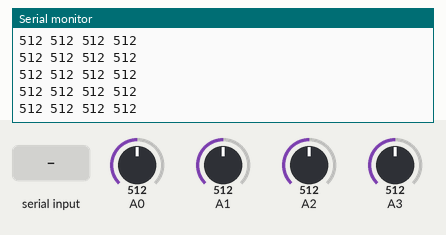
This sketch was run on a simulated Arduino Uno, built with avr-gcc and run on an emulated ATmega328P. Parts: the last lines printed to the serial monitor. The test bench sets the inputs (shaded band); at power-on: A0 = 512, A1 = 512, A2 = 512, A3 = 512.

Above: at 1.2 s.
1.3 s: A0 set to 716
At 1.33 s:
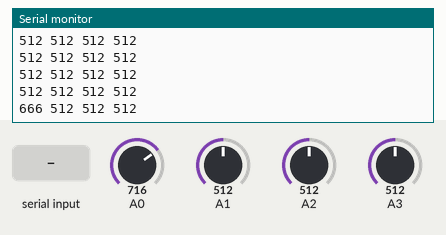
2.8 s: A1 set to 716
At 2.83 s:
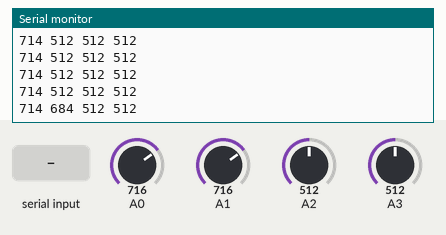
4.3 s: A2 set to 716
At 4.33 s:
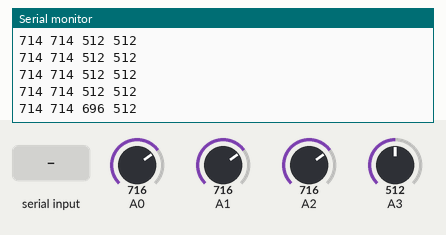
5.8 s: A3 set to 716
At 5.84 s:
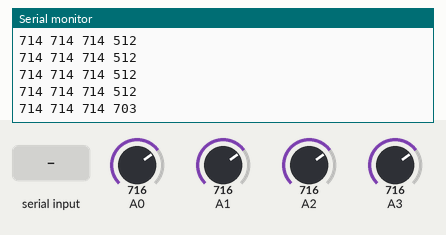
7.3 s: "1" received over the second serial link
8.8 s: "0" received over the second serial link
Timing chart, 0 to 11.3 s (numbered marks = the images above; inputs shaded):
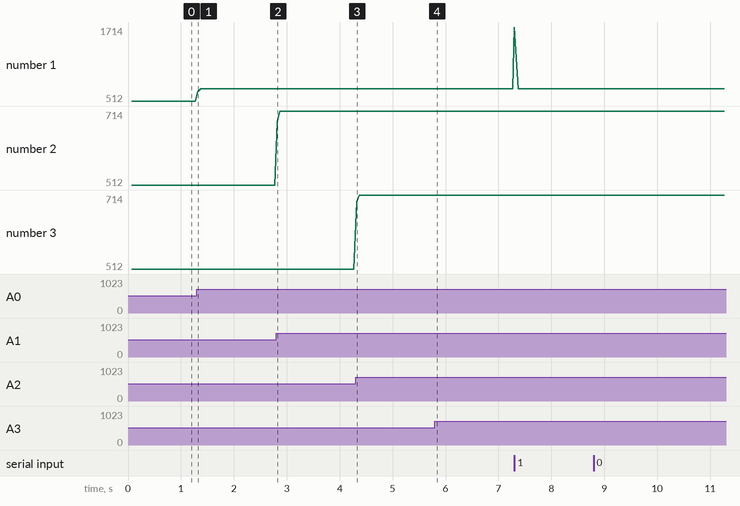

The sketch:

remoteArm.ino
```cpp
#include <Metro.h>
#include <AltSoftSerial.h>
#include <Streaming.h>

#define FRAME_START_BYTE 0xed
#define FRAME_END_BYTE 0xec

Metro reportMetro = Metro(50);
AltSoftSerial bluetooth; // Rx (8), Tx (9) (connect to bluetooth's Tx-O, Rx-I)


#define N_JOINTS 4
uint16_t jointVals[N_JOINTS];

// ADC prescalers
// from http://www.microsmart.co.za/technical/2014/03/01/advanced-arduino-adc/
const unsigned char PS_16 = (1 << ADPS2);
const unsigned char PS_32 = (1 << ADPS2) | (1 << ADPS0);
const unsigned char PS_64 = (1 << ADPS2) | (1 << ADPS1);
const unsigned char PS_128 = (1 << ADPS2) | (1 << ADPS1) | (1 << ADPS0);

void setup() {
  Serial.begin(9600);

  // Arduino ADC default prescaler is PS_128. Unset that and set our own.
  ADCSRA &= ~PS_128;
  ADCSRA |= PS_64;

  bluetooth.begin(9600);

  for (uint8_t i = 0; i < N_JOINTS; i++) {
    jointVals[i] = 0xffff;
  }

  Serial << "Ready!\n";
}

void sendValFrame(Stream &stream, uint16_t *vals, uint8_t numVals) {
  stream.write(FRAME_START_BYTE);
  for (uint8_t i = 0; i < numVals; i++) {
    stream.write((vals[i] >> 8) & 0xff);
    stream.write(vals[i] & 0xff);
    stream.write((vals[i] >> 8) & 0xff);
    stream.write(vals[i] & 0xff);
  }
  stream.write(FRAME_END_BYTE);
}

void loop() {
  for (uint8_t i = 0; i < N_JOINTS; i++) {
    if (jointVals[i] == 0xffff) {
      jointVals[i] = analogRead(i);
    } else {
      jointVals[i] = (jointVals[i] * 20 + (analogRead(i) * 12)) >> 5;
    }
  }

  if (reportMetro.check()) {
    sendValFrame(bluetooth, jointVals, N_JOINTS);
    for (uint8_t i = 0; i < N_JOINTS; i++) {
      Serial << jointVals[i] << " ";
    }
    Serial << endl;
  }

  while (bluetooth.available()) {
    Serial << (char)bluetooth.read();
  }

  while (Serial.available()) {
    bluetooth << (char)Serial.read();
  }
}
```

Measured:
- after the input at 1.3 s, the serial monitor: prints a new line at once (image 1)
- after the input at 2.8 s, the serial monitor: prints a new line at once (image 2)
- after the input at 4.3 s, the serial monitor: prints a new line at once (image 3)
- after the input at 5.8 s, the serial monitor: prints a new line at once (image 4)
- plotted number 1: 512 → 714 after the input at 1.3 s
